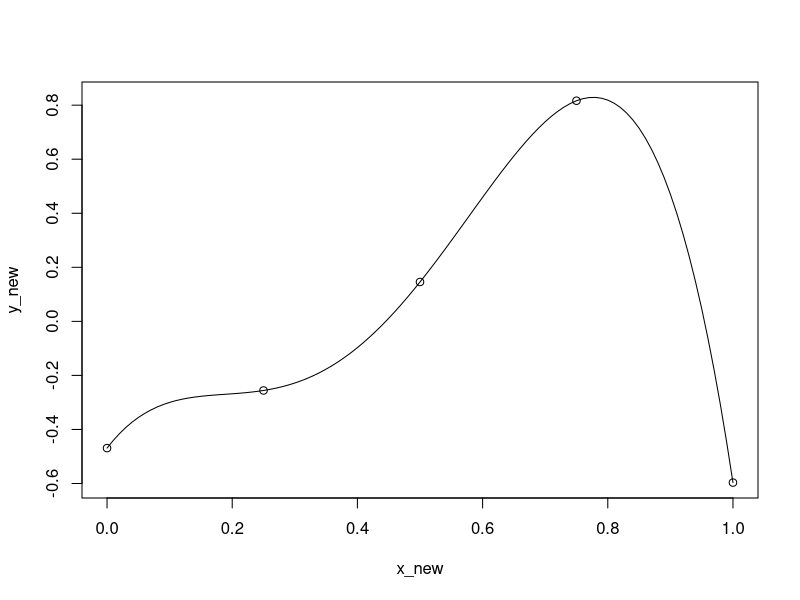
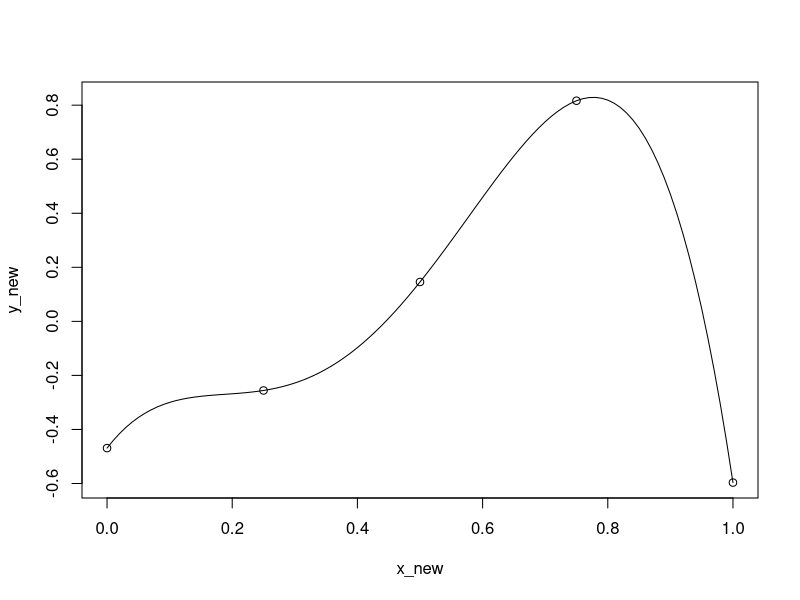
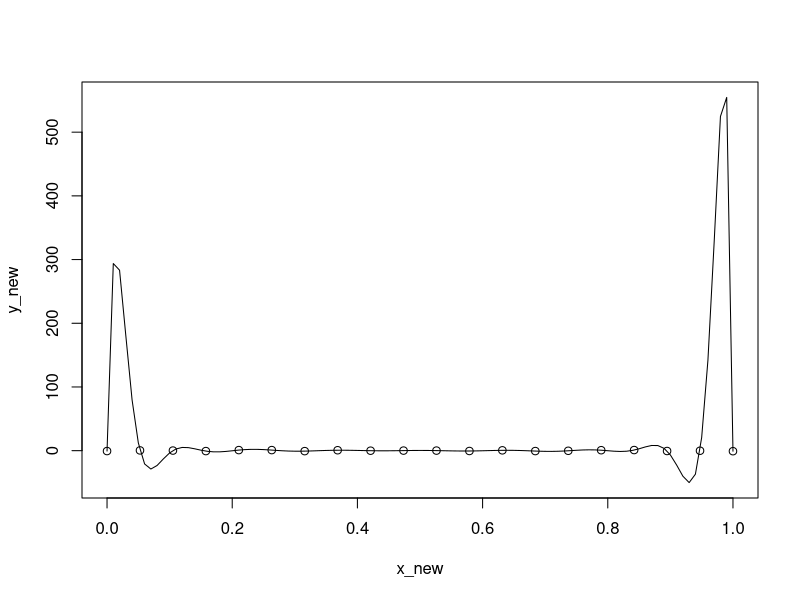

These charts were generated, in order, by the following R code:
# advanced mathematical methods
# sheet 13 exercise 2
# Topics: Polynomial interpolation, monomial basis, orthogonal polynomial basis,
#         conditioning, Runge's phenomenon

# Given: n equidistant points (x, y) on [0, 1], y ~ Uniform(-1, 1).
#        We interpolate using a degree (n-1) polynomial in two bases:
#        (1) Monomial basis: phi_k(x) = x^k, k = 0, ..., n-1
#        (2) Orthogonal polynomial basis via poly()

# Task:
# (a) Compute coefficients a_M (monomial) and a_poly (orthogonal) by solving
#     the interpolation system B * a = y.
# (b) Evaluate and plot the resulting polynomials at new x values.
# (c) Compare the two interpolations — should they differ?
# (d) Increase n (e.g. n = 20). Observe: monomial basis becomes singular,
#     orthogonal basis remains stable, but Runge's phenomenon appears.

set.seed(1)
n <- 5
x <- seq(0, 1, length = n)
y <- runif(n, - 1, 1)

B_M <- outer(x, 0:(n - 1), "^")           # Monomial basis
B_poly_0 <- poly(x, degree = (n - 1))
B_poly <- cbind(rep(1, n), B_poly_0)      # Orthogonal polynomial basis

a_M    <- solve(B_M, y) ##### (a) TODO #####
a_poly <- solve(B_poly, y) ##### (a) TODO #####

# --- Plot functions ---

plot_M <- function(x_new, n, a_M) {
  B_M_new <- outer(x_new, 0:(n - 1), "^")
  y_new <- c(B_M_new %*% a_M) ##### (b) TODO #####
  plot(x_new, y_new, type = "l")
}

plot_poly <- function(x_new, n, a_poly, B_poly_0) {
  B_poly_new <- cbind(rep(1, length(x_new)),
                      poly(x_new, degree = (n - 1),
                           coefs = attr(B_poly_0, "coefs")))
  y_new <- c(B_poly_new %*% a_poly) ##### (b) TODO #####
  plot(x_new, y_new, type = "l")
}

# --- Evaluate and plot ---

x_new <- seq(0, 1, by = 0.01)

plot_M(x_new, n, a_M)
points(x, y)

plot_poly(x_new, n, a_poly, B_poly_0)
points(x, y)

# (c) No difference expected. Both bases span the same polynomial space
#     (degree <= n - 1), so the interpolating polynomial is unique. The
#     orthogonal basis only improves the conditioning of the linear system,
#     not the result. a_M and a_poly represent the same function in
#     different coordinates.

# (d) With n = 20, the monomial basis matrix B_M becomes computationally
#     singular: for x in [0,1], columns x ^ k and x ^ (k + 1) become nearly
#     indistinguishable for large k, so solve(B_M, y) fails.
#     The orthogonal basis avoids this by construction (orthogonal columns).
#     However, a new problem appears: the degree-19 polynomial oscillates
#     wildly near the interval boundaries (Runge's phenomenon).
#     This motivates the use of local piecewise polynomials (splines).

set.seed(2)
n <- 20
x <- seq(0, 1, length = n)
y <- runif(n, - 1, 1)

B_M <- outer(x, 0:(n - 1), "^")
B_poly_0 <- poly(x, degree = (n - 1))
B_poly <- cbind(rep(1, n), B_poly_0)

# a_M <- solve(B_M, y)          # fails: system is computationally singular
a_poly <- solve(B_poly, y)

x_new <- seq(0, 1, by = 0.01)
plot_poly(x_new, n, a_poly, B_poly_0)
points(x, y)

# --- Condition number comparison ---
kappa(outer(seq(0, 1, length = 5), 0:4, "^")) # [1] 779.375
kappa(cbind(1, poly(seq(0, 1, length = 5), degree = 4))) # [1] 2.111768
kappa(outer(seq(0, 1, length = 20), 0:19, "^")) # [1] 1.819788e+16
kappa(cbind(1, poly(seq(0, 1, length = 20), degree = 19))) # [1] 4.431748
